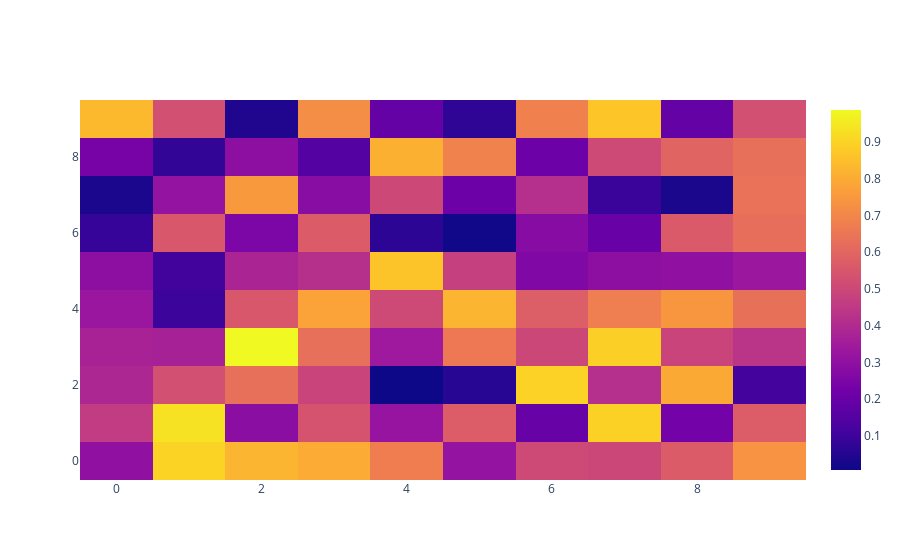

This figure's notebook cell:
### Markdown cell above
This code cell demonstrates how to create a heatmap using Plotly's `graph_objects` interface.

- `np.random.rand(10, 10)` generates a 10x10 array of random values to serve as the heatmap data.
- `go.Heatmap(z=data)` creates a heatmap object using the generated data.
- `go.Figure(data=heatmap)` constructs the figure containing the heatmap.
- `fig.show()` displays the interactive heatmap within the notebook.

Heatmaps are useful for visualizing the magnitude of values across a matrix and can reveal patterns, correlations, or anomalies in the data.

### Code cell
# heatmap in plotly

data = np.random.rand(10, 10)
heatmap = go.Heatmap(z=data)
fig = go.Figure(data=heatmap)
fig.show()

### Figure 1 — Plotly figure (JSON) as saved in the notebook; plotly's stock layout.template omitted (floating-point values rounded to 4 significant figures)
{"data": [{"type": "heatmap", "z": [[0.3014, 0.8979, 0.8244, 0.8009, 0.6725, 0.3136, 0.5085, 0.4985, 0.5657, 0.7359], [0.4606, 0.9324, 0.2881, 0.5383, 0.3186, 0.572, 0.196, 0.8943, 0.228, 0.5712], [0.3871, 0.5264, 0.6303, 0.4859, 0.007606, 0.05596, 0.8954, 0.4153, 0.7945, 0.1136], [0.3722, 0.369, 0.9868, 0.6307, 0.3402, 0.6586, 0.4989, 0.8886, 0.4875, 0.4327], [0.3312, 0.1001, 0.5527, 0.776, 0.5078, 0.8246, 0.5732, 0.6745, 0.7434, 0.6313], [0.294, 0.1084, 0.3818, 0.4181, 0.8626, 0.472, 0.2621, 0.2935, 0.2994, 0.3323], [0.08567, 0.5532, 0.2523, 0.566, 0.06612, 0.01302, 0.2775, 0.201, 0.5624, 0.6253], [0.03346, 0.3138, 0.7516, 0.283, 0.503, 0.2108, 0.4151, 0.09294, 0.03157, 0.6386], [0.237, 0.08066, 0.2945, 0.1517, 0.8127, 0.6853, 0.2067, 0.5083, 0.5927, 0.6307], [0.8359, 0.5265, 0.04339, 0.7177, 0.1913, 0.07008, 0.6813, 0.8659, 0.1908, 0.528]]}], "layout": {}}
